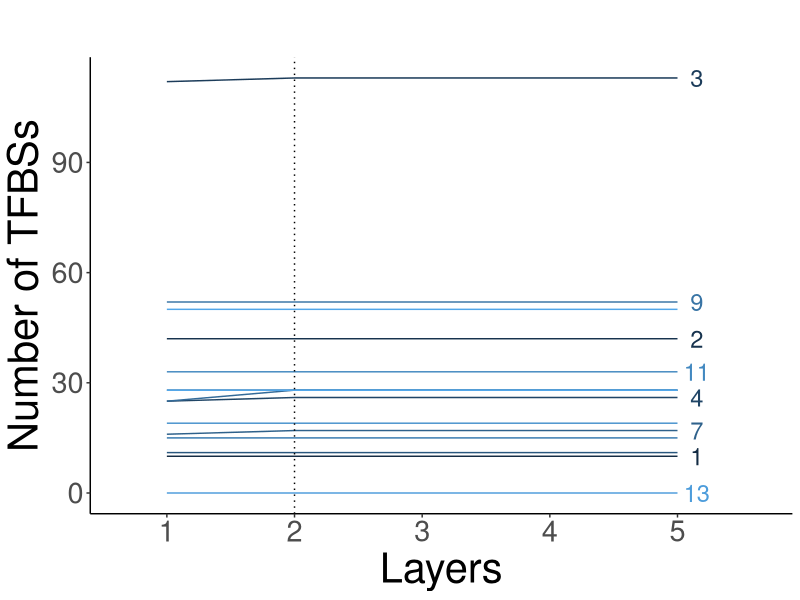

R code for this plot:
rm(list = ls())

library(ggplot2)
library(reshape2)
library(ggrepel)

a <- read.table("fig3a_data.txt", header=T, sep="\t")
colnames(a) <- c("PublicData","1","2","3","4","5")
data <- melt(a, id = "PublicData", measure = c("1", "2", "3", "4", "5"))
colnames(data) <- c("PublicData","Layer","TFBSs")
g <-
  ggplot(data, aes(x = Layer, y = TFBSs, group = PublicData, colour = PublicData) )+
  geom_line() +
  theme(axis.title=element_text(size= 19)) +
  coord_cartesian(xlim = c(1,5.3)) +
  geom_text(check_overlap = T,
            data = subset(data, Layer == 5),
            aes(label = PublicData),
            nudge_x = 0.15, size = 6,
            ) +
  theme(legend.position = "none") +
  labs(title = "", x = "Layers", y = "Number of TFBSs")

g2 <- g + theme_classic() +
      theme(axis.title=element_text(size= 30), text = element_text(size = 26)) +
      geom_vline(xintercept=2, linetype = "dotted") +
      theme(legend.position = "none")

plot(g2)
